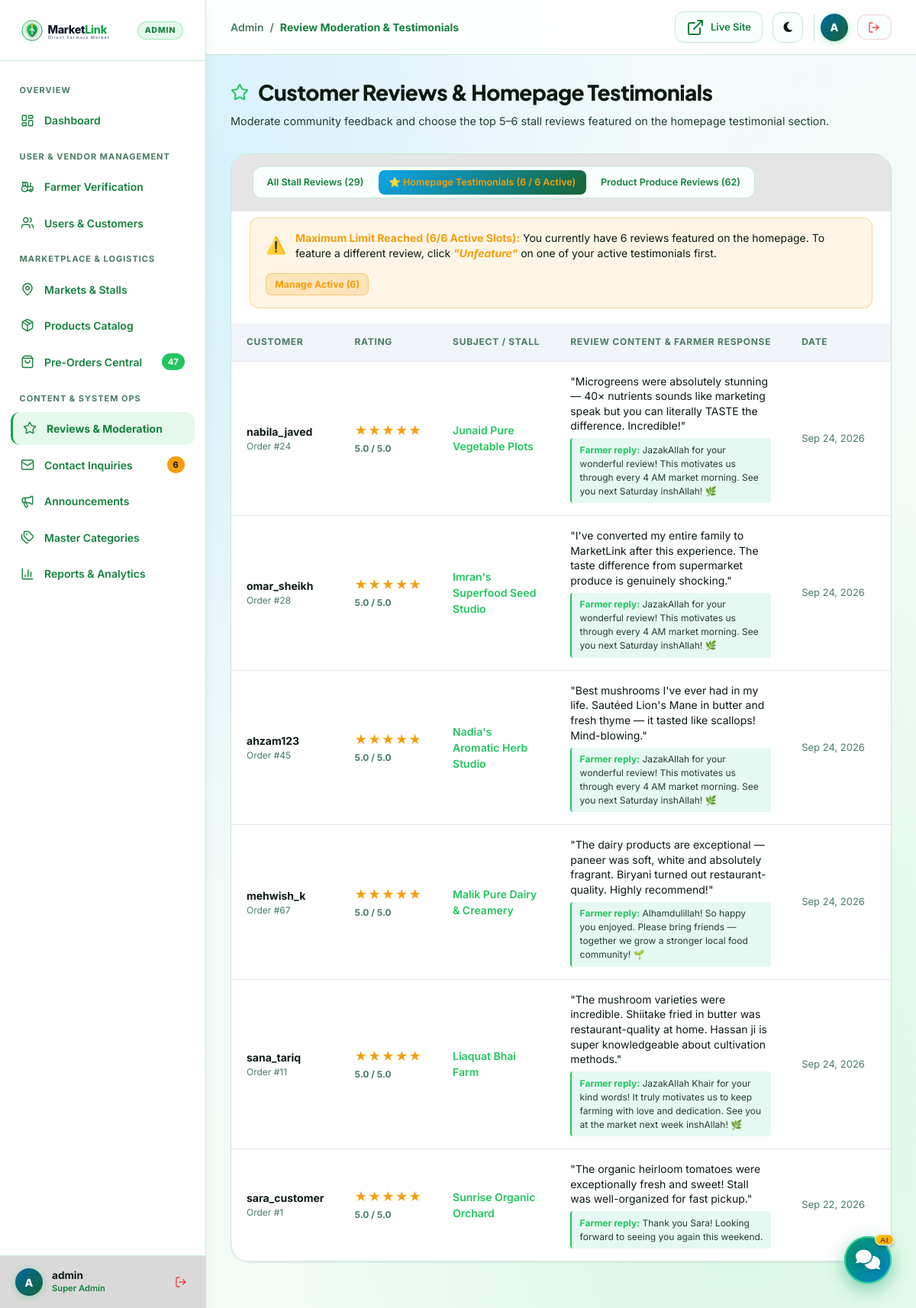
/admin/reviews.php?type=farmer&filter=featured (signed in), run on an earlier commit of the app's database.
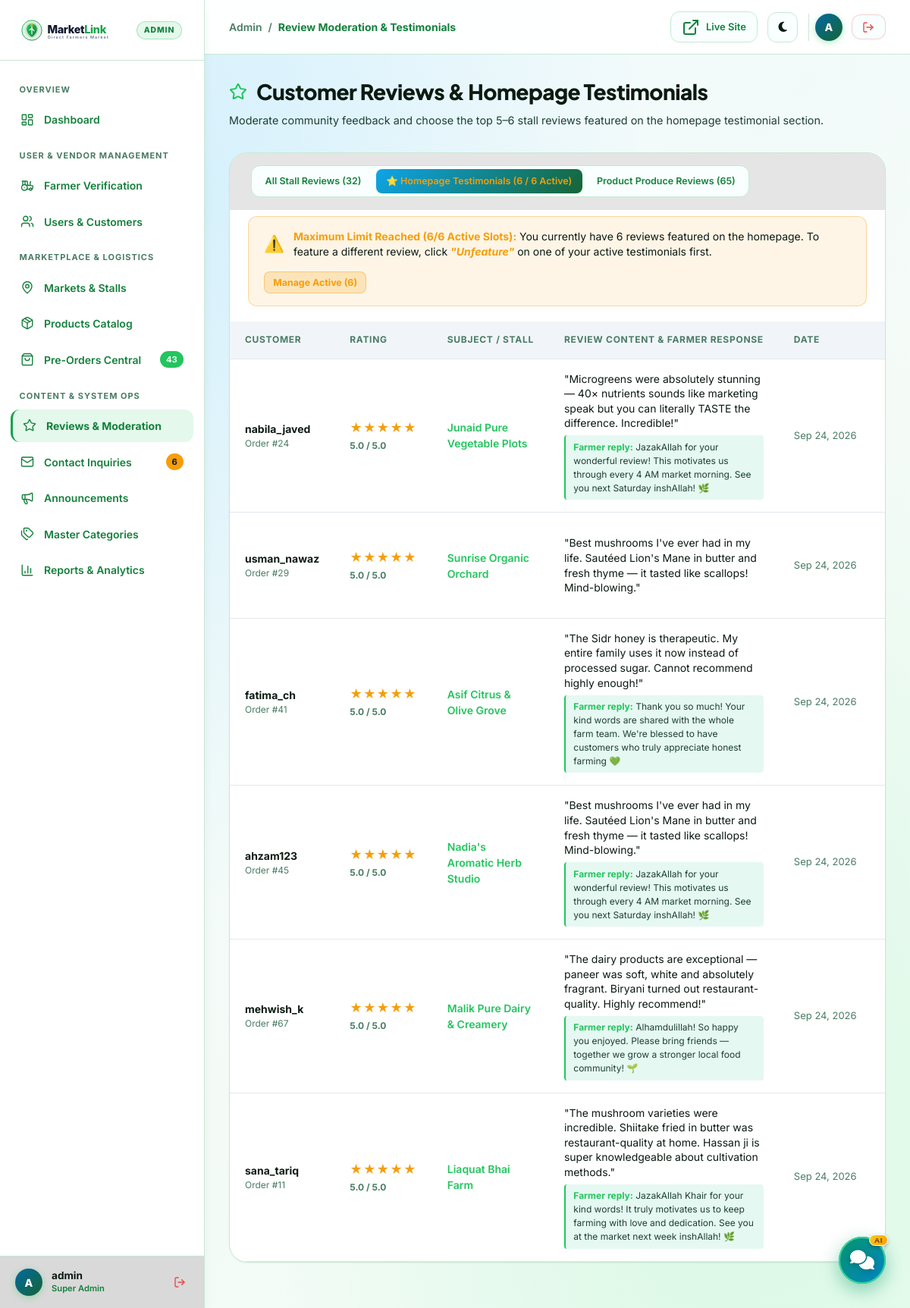
And on a later commit of the database.
### tables this page shows
CREATE TABLE `farmer_reviews` (
  `review_id` int(11) NOT NULL,
  `order_id` int(11) NOT NULL,
  `customer_id` int(11) NOT NULL,
  `farmer_id` int(11) NOT NULL,
  `rating` int(11) NOT NULL CHECK (`rating` between 1 and 5),
  `review_comment` text DEFAULT NULL,
  `farmer_response` text DEFAULT NULL,
  `response_date` datetime DEFAULT NULL,
  `is_moderated` tinyint(1) DEFAULT 1,
  `is_featured` tinyint(1) NOT NULL DEFAULT 0,
  `created_at` datetime DEFAULT current_timestamp()
);

CREATE TABLE `users` (
  `user_id` int(11) NOT NULL,
  `username` varchar(50) NOT NULL,
  `email` varchar(100) NOT NULL,
  `password_hash` varchar(255) NOT NULL,
  `role` enum('admin','farmer','customer') NOT NULL,
  `status` enum('active','suspended','inactive') DEFAULT 'active',
  `phone_number` varchar(20) DEFAULT NULL,
  `profile_image` varchar(255) DEFAULT NULL,
  `created_at` datetime DEFAULT current_timestamp(),
  `updated_at` datetime DEFAULT current_timestamp() ON UPDATE current_timestamp()
);

CREATE TABLE `farmer_profiles` (
  `farmer_id` int(11) NOT NULL,
  `stall_name` varchar(120) NOT NULL,
  `contact_person` varchar(100) NOT NULL,
  `business_phone` varchar(20) NOT NULL,
  `business_email` varchar(100) DEFAULT NULL,
  `description` text DEFAULT NULL,
  `address` text NOT NULL,
  `latitude` decimal(10,8) NOT NULL,
  `longitude` decimal(11,8) NOT NULL,
  `order_cutoff_time` time DEFAULT '18:00:00',
  `approval_status` enum('pending','approved','rejected','suspended') DEFAULT 'pending',
  `created_at` datetime DEFAULT current_timestamp(),
  `updated_at` datetime DEFAULT current_timestamp() ON UPDATE current_timestamp()
);

### admin/reviews.php (the view, shortened to what the changed rows need)
<?php
$activeNav = 'reviews';
require_once __DIR__ . '/includes/admin_header.php';
$type   = trim($_GET['type'] ?? 'farmer');
$filter = trim($_GET['filter'] ?? 'all');
if ($type === 'product') {
    $sql = "SELECT pr.review_id, pr.order_id, pr.rating, pr.comment as review_comment, '' as farmer_response,
                   pr.is_moderated, 0 as is_featured, pr.created_at,
                   u.username as customer_name,
                   p.product_name,
                   fp.stall_name
            FROM product_reviews pr
            JOIN users u ON pr.customer_id = u.user_id
            JOIN products p ON pr.product_id = p.product_id
            JOIN farmer_profiles fp ON p.farmer_id = fp.farmer_id
            ORDER BY pr.created_at DESC";
} else {
    $type = 'farmer';
    $where = ($filter === 'featured') ? "WHERE fr.is_featured = 1 AND fr.is_moderated = 1" : "";
    $sql = "SELECT fr.review_id, fr.order_id, fr.rating, fr.review_comment, fr.farmer_response,
                   fr.is_moderated, COALESCE(fr.is_featured, 0) as is_featured, fr.created_at,
                   u.username as customer_name,
                   fp.stall_name
            FROM farmer_reviews fr
            JOIN users u ON fr.customer_id = u.user_id
            JOIN farmer_profiles fp ON fr.farmer_id = fp.farmer_id
            {$where}
            ORDER BY fr.is_featured DESC, fr.rating DESC, fr.created_at DESC";
}
$reviews = $pdo->query($sql)->fetchAll();
$farmerRevCount   = (int)$pdo->query("SELECT COUNT(*) FROM farmer_reviews")->fetchColumn();
$featuredRevCount = (int)$pdo->query("SELECT COUNT(*) FROM farmer_reviews WHERE is_featured = 1 AND is_moderated = 1")->fetchColumn();
$prodRevCount     = (int)$pdo->query("SELECT COUNT(*) FROM product_reviews")->fetchColumn();
?>
<div class="admin-page-header">
  <div class="admin-page-title-group">
    <h1>
      <i data-lucide="star" style="color:var(--admin-accent);"></i>
      Customer Reviews &amp; Homepage Testimonials
    </h1>
  </div>
</div>
<div class="admin-card">
  <div class="admin-toolbar">
    <div class="admin-filter-tabs">
      <a href="?type=farmer&filter=all" class="admin-filter-tab <?= ($type === 'farmer' && $filter !== 'featured') ? 'active' : '' ?>">
        All Stall Reviews (<?= $farmerRevCount ?>)
      </a>
      <a href="?type=farmer&filter=featured" class="admin-filter-tab <?= ($type === 'farmer' && $filter === 'featured') ? 'active' : '' ?>" style="color: <?= ($filter === 'featured') ? '#f59e0b' : '' ?>;">
        ⭐ Homepage Testimonials (<?= $featuredRevCount ?> / 6 Active)
      </a>
      <a href="?type=product" class="admin-filter-tab <?= ($type === 'product') ? 'active' : '' ?>">
        Product Produce Reviews (<?= $prodRevCount ?>)
      </a>
    </div>
  </div>
  <div class="admin-table-container">
    <table class="admin-table">
      <thead>
        <tr>
          <th>Customer</th>
          <th>Rating</th>
          <th>Subject / Stall</th>
          <th>Review Content &amp; Farmer Response</th>
          <th>Date</th>
          <th>Moderation &amp; Homepage</th>
        </tr>
      </thead>
      <tbody>
        <?php if (empty($reviews)): ?>
          <tr>
            <td colspan="7" style="text-align:center; padding:3rem; color:var(--admin-text-subtle);">
              No reviews found in this view.
            </td>
          </tr>
        <?php else: ?>
          <?php foreach ($reviews as $r): ?>
            <tr id="review-row-<?= $r['review_id'] ?>">
              <td>
                <div style="font-weight:700; color:var(--admin-text-main);"><?= htmlspecialchars($r['customer_name']) ?></div>
                <div style="font-size:0.75rem; color:var(--admin-text-subtle);">Order #<?= $r['order_id'] ?></div>
              </td>
              <td>
                <div style="color:#f59e0b; font-size:1rem; letter-spacing:1px; white-space:nowrap;">
                  <?= str_repeat('★', (int)$r['rating']) . str_repeat('☆', 5 - (int)$r['rating']) ?>
                </div>
                <span style="font-size:0.75rem; font-weight:700; color:var(--admin-text-subtle);"><?= $r['rating'] ?>.0 / 5.0</span>
              </td>
              <td>
                <div style="font-weight:600; color:var(--admin-emerald);"><?= htmlspecialchars($r['stall_name']) ?></div>
              </td>
              <td style="max-width:320px;">
                <div style="font-size:0.875rem; color:var(--admin-text-main); line-height:1.4;">
                  "<?= htmlspecialchars($r['review_comment'] ?: 'No written comment.') ?>"
                </div>
                <?php if (!empty($r['farmer_response'])): ?>
                  <div style="margin-top:0.4rem; padding:0.4rem 0.65rem; background:rgba(16,185,129,0.1); border-left:2.5px solid var(--admin-emerald); border-radius:4px; font-size:0.75rem; color:var(--admin-text-muted);">
                    <strong style="color:var(--admin-emerald);">Farmer reply:</strong> <?= htmlspecialchars($r['farmer_response']) ?>
                  </div>
                <?php endif; ?>
              </td>
              <td style="font-size:0.8125rem; color:var(--admin-text-subtle); white-space:nowrap;">
                <?= date('M d, Y', strtotime($r['created_at'])) ?>
              </td>
              <td>
              </td>
            </tr>
          <?php endforeach; ?>
        <?php endif; ?>
      </tbody>
    </table>
  </div>
</div>
<?php require_once __DIR__ . '/includes/admin_footer.php'; ?>

### admin/includes/admin_sidebar.php (shortened to what the changed rows need)
<aside class="admin-sidebar" id="adminSidebar">
  <nav class="admin-sidebar-nav">
    <a href="<?= BASE_URL ?>/admin/orders.php" class="admin-nav-link <?= ($activeNav === 'orders') ? 'active' : '' ?>">
      <div class="admin-nav-link-inner">
        <i data-lucide="shopping-bag"></i>
        <span>Pre-Orders Central</span>
      </div>
      <?php if (!empty($activeOrdersCount) && $activeOrdersCount > 0): ?>
        <span class="admin-badge-count"><?= $activeOrdersCount ?></span>
      <?php endif; ?>
    </a>
  </nav>
</aside>

What changed in the data, as far as the page shows it:
no longer on this page (row edited): farmer_reviews: users.username "omar_sheikh", order "28", rating "★★★★★", rating "5", farmer.stall_name "Imran's Superfood Seed Studio", review_comment "I've converted my entire family to MarketLink after this experience. The taste difference from supermarket produce is genuinely shocking.", farmer_response "JazakAllah for your wonderful review! This motivates us through every 4 AM market morning. See you next Saturday inshAllah! 🌿", created_at "Sep 24, 2026"
no longer on this page (row edited): farmer_reviews: users.username "sara_customer", order "1", rating "★★★★★", rating "5", farmer.stall_name "Sunrise Organic Orchard", review_comment "The organic heirloom tomatoes were exceptionally fresh and sweet! Stall was well-organized for fast pickup.", farmer_response "Thank you Sara! Looking forward to seeing you again this weekend.", created_at "Sep 22, 2026"
now on this page (row edited): farmer_reviews: users.username "usman_nawaz", order "29", rating "★★★★★", rating "5", farmer.stall_name "Sunrise Organic Orchard", review_comment "Best mushrooms I've ever had in my life. Sautéed Lion's Mane in butter and fresh thyme — it tasted like scallops! Mind-blowing.", created_at "Sep 24, 2026"
now on this page (row edited): farmer_reviews: users.username "fatima_ch", order "41", rating "★★★★★", rating "5", farmer.stall_name "Asif Citrus & Olive Grove", review_comment "The Sidr honey is therapeutic. My entire family uses it now instead of processed sugar. Cannot recommend highly enough!", farmer_response "Thank you so much! Your kind words are shared with the whole farm team. We're blessed to have customers who truly appreciate honest farming 💚", created_at "Sep 24, 2026"
Also different on the page:
$activeOrdersCount: "47" → "43"
$farmerRevCount: "29" → "32"
$prodRevCount: "62" → "65"
